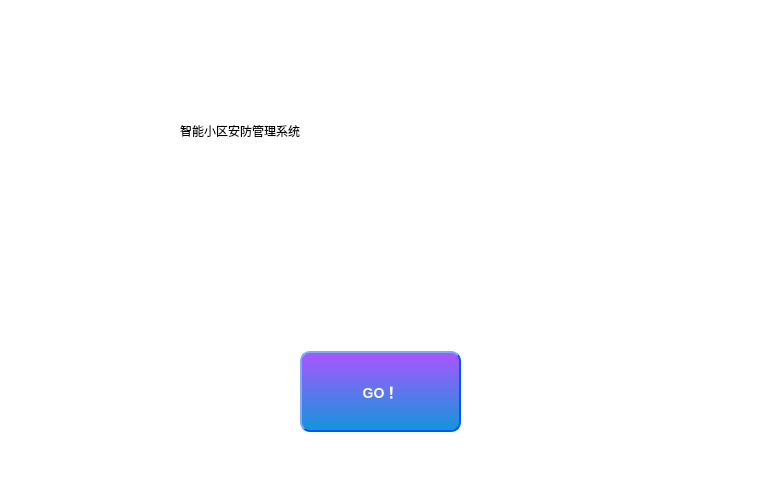
<?xml version="1.0" encoding="UTF-8"?>
<ui version="4.0">
 <class>first</class>
 <widget class="QWidget" name="first">
  <property name="geometry">
   <rect>
    <x>0</x>
    <y>0</y>
    <width>763</width>
    <height>480</height>
   </rect>
  </property>
  <property name="contextMenuPolicy">
   <enum>Qt::ActionsContextMenu</enum>
  </property>
  <property name="windowTitle">
   <string>Hi~</string>
  </property>
  <property name="styleSheet">
   <string notr="true"/>
  </property>
  <widget class="QLabel" name="label">
   <property name="geometry">
    <rect>
     <x>180</x>
     <y>80</y>
     <width>381</width>
     <height>101</height>
    </rect>
   </property>
   <property name="styleSheet">
    <string notr="true">color: rgb(0, 0, 0);
font: italic 22pt &quot;Brush Script MT&quot;;
font: 22pt &quot;华文琥珀&quot;;</string>
   </property>
   <property name="text">
    <string>智能小区安防管理系统</string>
   </property>
  </widget>
  <widget class="QPushButton" name="btn_first">
   <property name="geometry">
    <rect>
     <x>300</x>
     <y>351</y>
     <width>161</width>
     <height>81</height>
    </rect>
   </property>
   <property name="styleSheet">
    <string notr="true">color:#ffffff; /*文字颜色*/
    background-color:qlineargradient(x1: 0, y1: 0, x2: 0, y2: 1, stop:0 #aa55ff, stop: 1 #1296db);/*背景色*/
    border-style:outset; /*边框风格*/
    border-width:2px;/*边框宽度*/
    border-color:#0055ff; /*边框颜色*/
    border-radius:10px; /*边框倒角*/
    font:bold 14px; /*字体*/
    font-family: Segoe UI;
    min-width:100px;/*控件最小宽度*/
    min-height:20px;/*控件最小高度*/
    padding:4px;/*内边距*/

</string>
   </property>
   <property name="text">
    <string>GO！</string>
   </property>
  </widget>
  <widget class="QListWidget" name="listWidget">
   <property name="geometry">
    <rect>
     <x>-40</x>
     <y>-1</y>
     <width>811</width>
     <height>491</height>
    </rect>
   </property>
   <property name="styleSheet">
    <string notr="true">background-image: url(:/image/5885807938030.jpg);
</string>
   </property>
  </widget>
  <zorder>listWidget</zorder>
  <zorder>label</zorder>
  <zorder>btn_first</zorder>
 </widget>
 <resources/>
 <connections/>
</ui>
